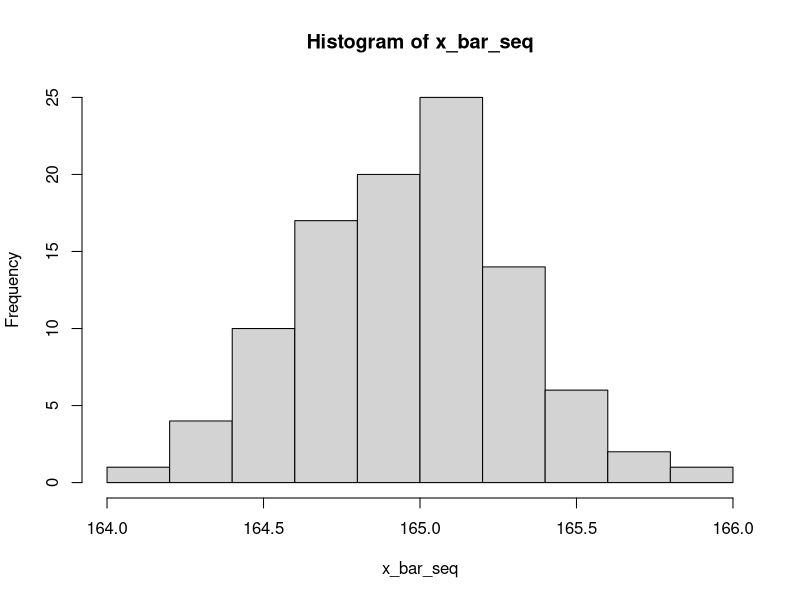
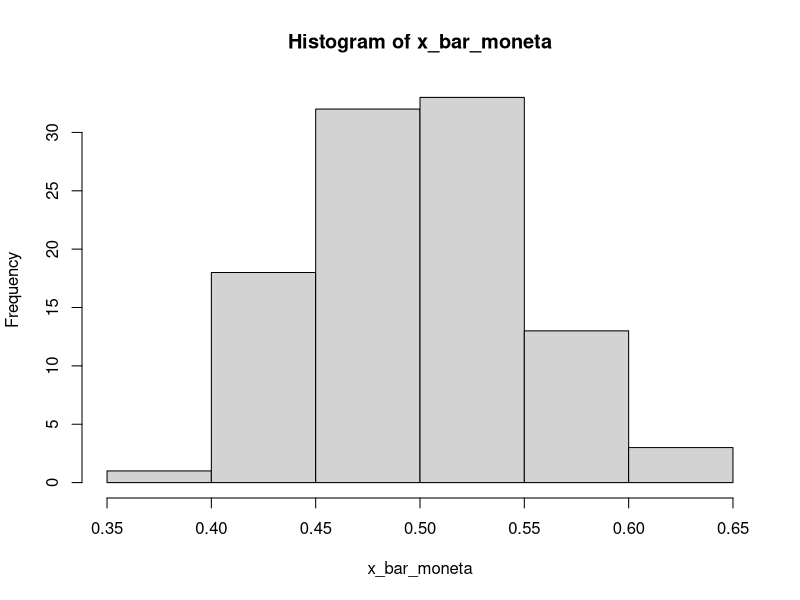
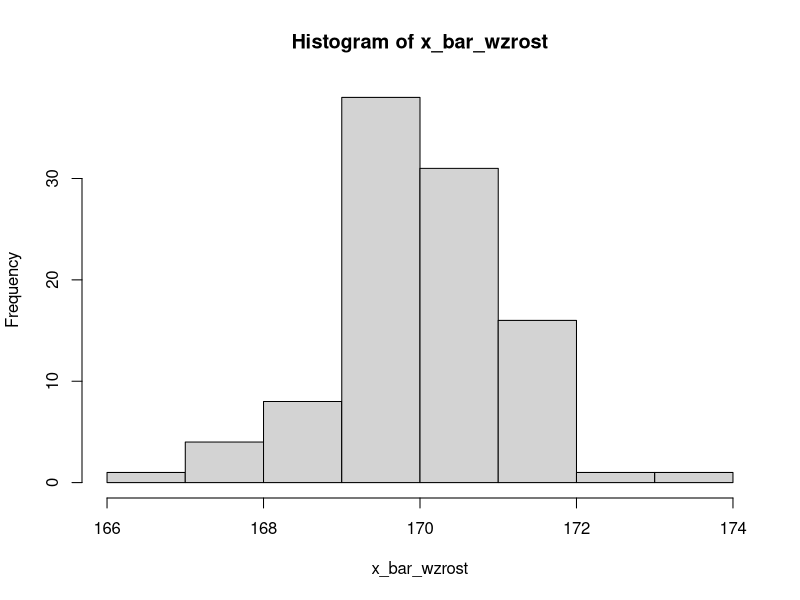

The R script that drew these images, in order:
#Im wieksza próba tym średnia z próby bedzie dążyc do wartości oczekiwanej rozkladu prawdopodobienstwa


#n = 100, 100
#... n = 10000, k =10000


#explore sequence of n=1...10000
#dla wzrostu
x_bar_seq <- NULL
mu <- 165
sigma <- 100

#write a function
for(i in 1:100){
 # print(n_seq[i])
  x <- rnorm(100000, mean=mu, sd = sigma)
  x_bar <- mean(x)
  x_bar_seq[i] <- x_bar
}
length(x_bar_seq)
x_bar_seq                                                           

hist(x_bar_seq)


#rzut moneta
x_bar_moneta <- NULL
for(i in 1:100){
  y <- sample(c(0,1),100,replace = TRUE, prob = c(0.5,0.5))
  x_bar <- mean(y)
  x_bar_moneta[i] <- x_bar
}
length(x_bar_moneta)
x_bar_moneta
hist(x_bar_moneta)


x_bar_wzrost <- NULL
mu_f <- 165
mu_m <- 175
n <- 1000
k <- 100
sigma_wzrost <- 50
for(i in 1:k){
  x_k <- rnorm(n,mean = mu_f, sd = sigma_wzrost)
  x_m <- rnorm(n,mean = mu_m, sd = sigma_wzrost)
  x <- c(x_k,x_m)
  x_bar = mean(x)
  x_bar_wzrost[i] <- x_bar
}
hist(x_bar_wzrost)


#Centralne twierdzenie graniczne - CLT
#wraz ze wzrostem proby zmniejsza sie sigma
#im wieksza próba tym dokładnośc pomiaru sredniej jest wieksza

# 3 - sigma 
#czestotliwosc wystepowania cechy 
#99.7 % obserwacji wystepuje w tym przedziale mu - 3sigma, mu + 3 sigma

mu <- 1
sigma <- 2
n <- 1000

prob_i = pnorm(mu)









